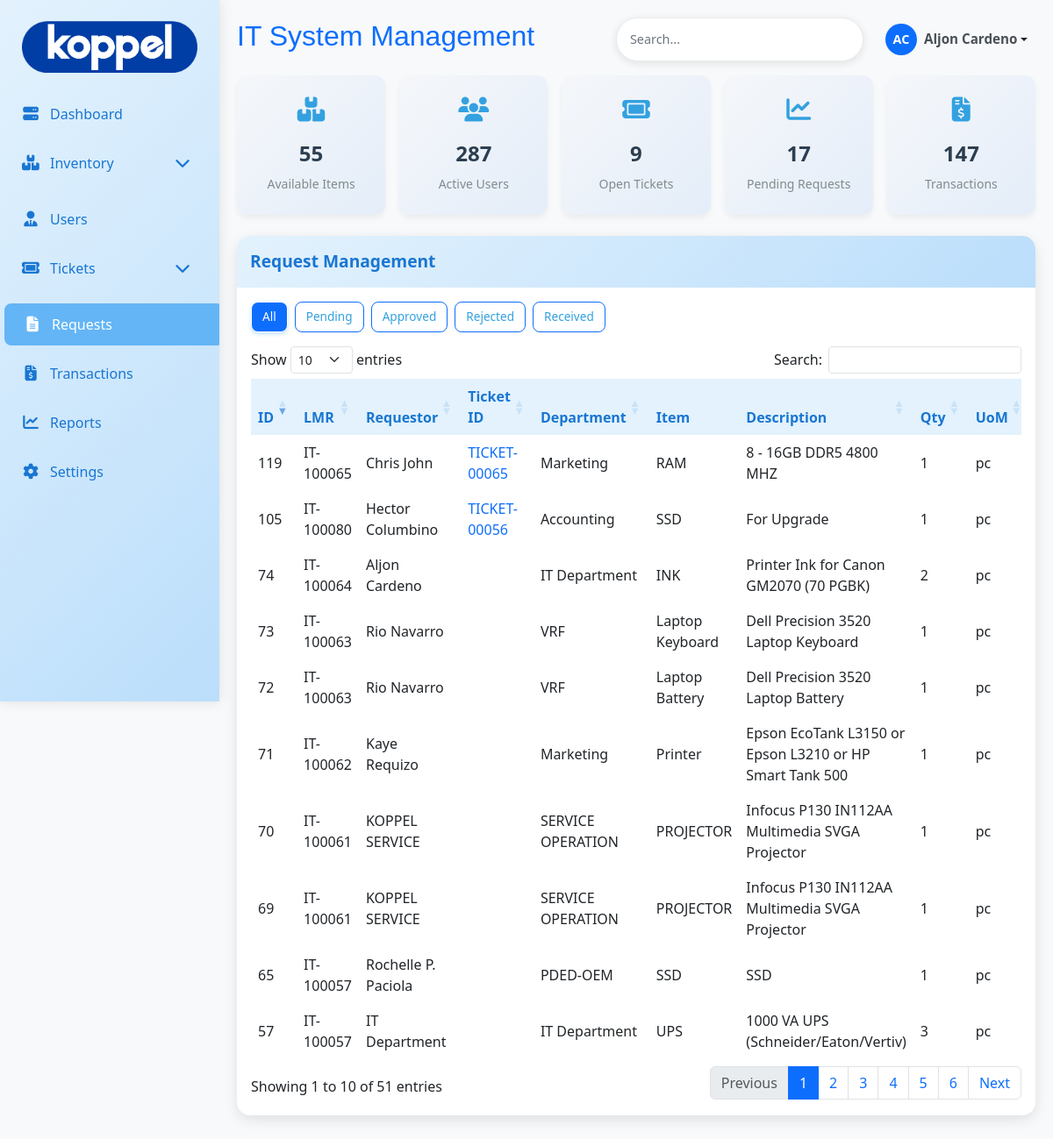
The app's page /admin/requests.php (signed in) with its own data.
### tables this page shows
CREATE TABLE `request_tb` (
  `request_id` int(11) NOT NULL,
  `lmr_no` varchar(50) NOT NULL,
  `requestor` varchar(100) NOT NULL,
  `department` varchar(70) NOT NULL,
  `item` varchar(70) NOT NULL,
  `description` varchar(150) NOT NULL,
  `quantity` tinyint(4) NOT NULL,
  `UoM` varchar(50) NOT NULL,
  `date_needed` date NOT NULL,
  `remarks` varchar(150) NOT NULL,
  `date_created` date NOT NULL,
  `status` varchar(50) NOT NULL,
  `date_updated` timestamp NOT NULL DEFAULT current_timestamp() ON UPDATE current_timestamp(),
  `created_by` int(11) NOT NULL,
  `ticket_id` int(11) DEFAULT NULL
);

CREATE TABLE `ticket_tb` (
  `ticket_id` int(11) NOT NULL,
  `ticket_number` varchar(20) DEFAULT NULL,
  `user_id` int(11) DEFAULT NULL,
  `fullname` varchar(100) DEFAULT NULL,
  `email` varchar(100) DEFAULT NULL,
  `company` varchar(100) DEFAULT NULL,
  `department` varchar(100) DEFAULT NULL,
  `priority` varchar(50) NOT NULL,
  `urgency` varchar(50) NOT NULL,
  `impact` varchar(70) NOT NULL,
  `ticket_category` varchar(20) DEFAULT NULL,
  `subject` varchar(150) DEFAULT NULL,
  `subject_details` varchar(200) DEFAULT NULL,
  `issue` text DEFAULT NULL,
  `status` varchar(20) DEFAULT 'open',
  `date_created` timestamp NOT NULL DEFAULT current_timestamp(),
  `assigned_to` int(11) NOT NULL
);

### admin/requests.php (the view, shortened to what this page needs)
<?php
include 'db/db.php';
$sql = "SELECT
            r.request_id,
            r.lmr_no,
            r.requestor,
            r.department AS request_department,
            r.item,
            r.description,
            r.quantity,
            r.UoM,
            r.date_needed,
            r.status,
            r.ticket_id,
            t.ticket_number AS t_number,
            r.date_created
        FROM request_tb r
        LEFT JOIN ticket_tb t ON t.ticket_id = r.ticket_id
        ORDER BY r.request_id DESC";
$result = $conn->query($sql);
?>
<!DOCTYPE html>
<html lang="en">
<head>
<link href="https://cdn.jsdelivr.net/npm/bootstrap@5.3.0/dist/css/bootstrap.min.css" rel="stylesheet">
<link href="https://cdnjs.cloudflare.com/ajax/libs/font-awesome/6.4.0/css/all.min.css" rel="stylesheet">
<link href="asset/css/main.css" rel="stylesheet">
<link href="asset/css/menu.css" rel="stylesheet">
<link href="https://cdn.datatables.net/1.13.6/css/dataTables.bootstrap5.min.css" rel="stylesheet">
</head>
<body>
<div class="main-content" id="mainContent">
<?php include 'header.php'; ?>
<div class="card">
<div class="card-header d-flex justify-content-between">
<span>Request Management</span>
</div>
<div class="card-body">
<div class="d-flex flex-wrap gap-2 mb-3">
<button class="btn btn-outline-blue status-filter active" data-status="">All</button>
<button class="btn btn-outline-blue status-filter" data-status="pending">Pending</button>
<button class="btn btn-outline-blue status-filter" data-status="approved">Approved</button>
<button class="btn btn-outline-blue status-filter" data-status="rejected">Rejected</button>
<button class="btn btn-outline-blue status-filter" data-status="received">Received</button>
</div>
<div class="table-responsive">
<table id="requestsTable" class="table table-hover">
<thead class="table-header-blue">
<tr>
<th>ID</th>
<th>LMR</th>
<th>Requestor</th>
<th>Ticket ID</th>
<th>Department</th>
<th>Item</th>
<th>Description</th>
<th>Qty</th>
<th>UoM</th>
</tr>
</thead>
<tbody>
<?php while($row = $result->fetch_assoc()): ?>
<tr data-request-id="<?= (int)$row['request_id'] ?>"
    data-lmr-no="<?= htmlspecialchars($row['lmr_no']) ?>"
    data-status="<?= strtolower($row['status']) ?>">
<td><?= $row['request_id'] ?></td>
<td><?= htmlspecialchars($row['lmr_no']) ?></td>
<td><?= htmlspecialchars($row['requestor']) ?></td>
<td>
    <a href="ticket/view_ticket.php?ticket_id=<?= (int)$row['ticket_id'] ?>" style="text-decoration: none;">
        <?= htmlspecialchars($row['t_number']) ?>
    </a>
</td>
<td><?= htmlspecialchars($row['request_department']) ?></td>
<td><?= htmlspecialchars($row['item']) ?></td>
<td><?= htmlspecialchars($row['description']) ?></td>
<td><?= (int)$row['quantity'] ?></td>
<td><?= htmlspecialchars($row['UoM']) ?></td>
</tr>
<?php endwhile; ?>
</tbody>
</table>
</div>
</div>
</div>
</div>
</body>
</html>

### admin/asset/css/main.css (style rules this page uses)
:root { --light-blue: #e3f2fd; --medium-blue: #bbdefb; --dark-blue: #90caf9; --accent-blue: #64b5f6; --text-blue: #1976d2; }
body { background-color: #f8f9fa; font-family: 'Segoe UI', Tahoma, Geneva, Verdana, sans-serif; }
.main-content { margin-left: 250px; padding: 20px; transition: margin-left 0.3s ease; }
.card { border: none; border-radius: 15px; box-shadow: 0 5px 15px rgba(0,0,0,0.1); margin-bottom: 10px; background: white; transition: transform 0.3s ease; }
.card-header { background: linear-gradient(135deg, var(--light-blue), var(--medium-blue)); border-bottom: none; padding: 15px; border-radius: 15px 15px 0 0 !important; color: var(--text-blue); font-weight: 600; font-size: 1.2rem; }
.table th { background-color: var(--light-blue); color: var(--text-blue); font-weight: 600; border: none; }
.table td { vertical-align: middle; border: none; }
.btn-outline-blue { background-color: #fff; color: #33A1E0 !important; border: 1px solid #33A1E0; border-radius: 8px; padding: 6px 12px; font-size: 0.85rem; font-weight: 500; transition: all 0.2s ease; }
.btn-outline-blue.active { background-color: #33A1E0; color: #fff !important; box-shadow: 0 2px 4px rgba(51, 161, 224, 0.3); }

### admin/requests.php (style rules this page uses)
.btn-outline-blue { color: #0d6efd; border-color: #0d6efd; }
.btn-outline-blue:hover, .btn-outline-blue.active { background-color: #0d6efd; color: white; }

### records on screen
request_tb: request_id "119", lmr_no "IT-100065", requestor "Chris John", ticket.ticket_number "TICKET-00065", department "Marketing", item "RAM", description "8 - 16GB DDR5 4800 MHZ", quantity "1", UoM "pc"
request_tb: request_id "105", lmr_no "IT-100080", requestor "Hector Columbino", ticket.ticket_number "TICKET-00056", department "Accounting", item "SSD", description "For Upgrade", quantity "1", UoM "pc"
request_tb: request_id "74", lmr_no "IT-100064", requestor "Aljon Cardeno", department "IT Department", item "INK", description "Printer Ink for Canon GM2070 (70 PGBK)", quantity "2", UoM "pc"
request_tb: request_id "73", lmr_no "IT-100063", requestor "Rio Navarro", department "VRF", item "Laptop Keyboard", description "Dell Precision 3520 Laptop Keyboard", quantity "1", UoM "pc"
request_tb: request_id "72", lmr_no "IT-100063", requestor "Rio Navarro", department "VRF", item "Laptop Battery", description "Dell Precision 3520 Laptop Battery", quantity "1", UoM "pc"
request_tb: request_id "71", lmr_no "IT-100062", requestor "Kaye Requizo", department "Marketing", item "Printer", description "Epson EcoTank L3150 or Epson L3210 or HP Smart Tank 500", quantity "1", UoM "pc"
request_tb: request_id "70", lmr_no "IT-100061", requestor "KOPPEL SERVICE", department "SERVICE OPERATION", item "PROJECTOR", description "Infocus P130 IN112AA Multimedia SVGA Projector", quantity "1", UoM "pc"
request_tb: request_id "69", lmr_no "IT-100061", requestor "KOPPEL SERVICE", department "SERVICE OPERATION", item "PROJECTOR", description "Infocus P130 IN112AA Multimedia SVGA Projector", quantity "1", UoM "pc"
request_tb: request_id "65", lmr_no "IT-100057", requestor "Rochelle P. Paciola", department "PDED-OEM", item "SSD", description "SSD", quantity "1", UoM "pc"
request_tb: request_id "57", lmr_no "IT-100057", requestor "IT Department", department "IT Department", item "UPS", description "1000 VA UPS (Schneider/Eaton/Vertiv)", quantity "3", UoM "pc"

### other values on screen
substr($initials, 0, 2) "AC"
$_SESSION['fullname'] "Aljon Cardeno"
$itemCount "55"
$userCount "287"
$ticketCount "9"
$requestCount "17"
$transactionCount "147"
